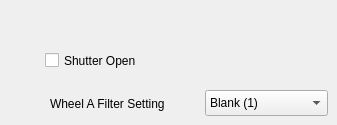
   <widget class="QWidget" name="tab_7">
    <attribute name="title">
     <string>Lambda10-2</string>
    </attribute>
    <widget class="QCheckBox" name="LambdaShutterCheckA">
     <property name="geometry">
      <rect>
       <x>45</x>
       <y>50</y>
       <width>107</width>
       <height>21</height>
      </rect>
     </property>
     <property name="text">
      <string>Shutter Open</string>
     </property>
    </widget>
    <widget class="QComboBox" name="LambdaFilterSpinA">
     <property name="geometry">
      <rect>
       <x>205</x>
       <y>90</y>
       <width>123</width>
       <height>26</height>
      </rect>
     </property>
     <item>
      <property name="text">
       <string>Blank (1)</string>
      </property>
     </item>
     <item>
      <property name="text">
       <string>340 nm (2)</string>
      </property>
     </item>
     <item>
      <property name="text">
       <string>350 nm (3)</string>
      </property>
     </item>
     <item>
      <property name="text">
       <string>380 nm (4)</string>
      </property>
     </item>
     <item>
      <property name="text">
       <string>Blank(5)</string>
      </property>
     </item>
     <item>
      <property name="text">
       <string>540 nm (6)</string>
      </property>
     </item>
     <item>
      <property name="text">
       <string>470 nm (7)</string>
      </property>
     </item>
     <item>
      <property name="text">
       <string>Open (8)</string>
      </property>
     </item>
    </widget>
    <widget class="QLabel" name="label_6">
     <property name="geometry">
      <rect>
       <x>50</x>
       <y>95</y>
       <width>134</width>
       <height>17</height>
      </rect>
     </property>
     <property name="text">
      <string>Wheel A Filter Setting</string>
     </property>
    </widget>
   </widget>
